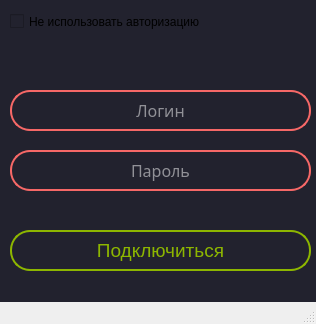
<?xml version="1.0" encoding="UTF-8"?>
<ui version="4.0">
 <class>MainWindow</class>
 <widget class="QMainWindow" name="MainWindow">
  <property name="geometry">
   <rect>
    <x>0</x>
    <y>0</y>
    <width>316</width>
    <height>324</height>
   </rect>
  </property>
  <property name="minimumSize">
   <size>
    <width>316</width>
    <height>324</height>
   </size>
  </property>
  <property name="maximumSize">
   <size>
    <width>316</width>
    <height>324</height>
   </size>
  </property>
  <property name="windowTitle">
   <string>MainWindow</string>
  </property>
  <widget class="QWidget" name="centralwidget">
   <property name="styleSheet">
    <string notr="true">background-color: #22222e</string>
   </property>
   <widget class="QLineEdit" name="lineEdit">
    <property name="geometry">
     <rect>
      <x>10</x>
      <y>90</y>
      <width>301</width>
      <height>41</height>
     </rect>
    </property>
    <property name="palette">
     <palette>
      <active>
       <colorrole role="WindowText">
        <brush brushstyle="SolidPattern">
         <color alpha="255">
          <red>255</red>
          <green>255</green>
          <blue>255</blue>
         </color>
        </brush>
       </colorrole>
       <colorrole role="Button">
        <brush brushstyle="SolidPattern">
         <color alpha="255">
          <red>34</red>
          <green>34</green>
          <blue>46</blue>
         </color>
        </brush>
       </colorrole>
       <colorrole role="Text">
        <brush brushstyle="SolidPattern">
         <color alpha="255">
          <red>255</red>
          <green>255</green>
          <blue>255</blue>
         </color>
        </brush>
       </colorrole>
       <colorrole role="ButtonText">
        <brush brushstyle="SolidPattern">
         <color alpha="255">
          <red>255</red>
          <green>255</green>
          <blue>255</blue>
         </color>
        </brush>
       </colorrole>
       <colorrole role="Base">
        <brush brushstyle="SolidPattern">
         <color alpha="255">
          <red>34</red>
          <green>34</green>
          <blue>46</blue>
         </color>
        </brush>
       </colorrole>
       <colorrole role="Window">
        <brush brushstyle="SolidPattern">
         <color alpha="255">
          <red>34</red>
          <green>34</green>
          <blue>46</blue>
         </color>
        </brush>
       </colorrole>
       <colorrole role="PlaceholderText">
        <brush brushstyle="SolidPattern">
         <color alpha="255">
          <red>255</red>
          <green>105</green>
          <blue>91</blue>
         </color>
        </brush>
       </colorrole>
      </active>
      <inactive>
       <colorrole role="WindowText">
        <brush brushstyle="SolidPattern">
         <color alpha="255">
          <red>255</red>
          <green>255</green>
          <blue>255</blue>
         </color>
        </brush>
       </colorrole>
       <colorrole role="Button">
        <brush brushstyle="SolidPattern">
         <color alpha="255">
          <red>34</red>
          <green>34</green>
          <blue>46</blue>
         </color>
        </brush>
       </colorrole>
       <colorrole role="Text">
        <brush brushstyle="SolidPattern">
         <color alpha="255">
          <red>255</red>
          <green>255</green>
          <blue>255</blue>
         </color>
        </brush>
       </colorrole>
       <colorrole role="ButtonText">
        <brush brushstyle="SolidPattern">
         <color alpha="255">
          <red>255</red>
          <green>255</green>
          <blue>255</blue>
         </color>
        </brush>
       </colorrole>
       <colorrole role="Base">
        <brush brushstyle="SolidPattern">
         <color alpha="255">
          <red>34</red>
          <green>34</green>
          <blue>46</blue>
         </color>
        </brush>
       </colorrole>
       <colorrole role="Window">
        <brush brushstyle="SolidPattern">
         <color alpha="255">
          <red>34</red>
          <green>34</green>
          <blue>46</blue>
         </color>
        </brush>
       </colorrole>
       <colorrole role="PlaceholderText">
        <brush brushstyle="SolidPattern">
         <color alpha="255">
          <red>255</red>
          <green>105</green>
          <blue>91</blue>
         </color>
        </brush>
       </colorrole>
      </inactive>
      <disabled>
       <colorrole role="WindowText">
        <brush brushstyle="SolidPattern">
         <color alpha="255">
          <red>255</red>
          <green>255</green>
          <blue>255</blue>
         </color>
        </brush>
       </colorrole>
       <colorrole role="Button">
        <brush brushstyle="SolidPattern">
         <color alpha="255">
          <red>34</red>
          <green>34</green>
          <blue>46</blue>
         </color>
        </brush>
       </colorrole>
       <colorrole role="Text">
        <brush brushstyle="SolidPattern">
         <color alpha="255">
          <red>255</red>
          <green>255</green>
          <blue>255</blue>
         </color>
        </brush>
       </colorrole>
       <colorrole role="ButtonText">
        <brush brushstyle="SolidPattern">
         <color alpha="255">
          <red>255</red>
          <green>255</green>
          <blue>255</blue>
         </color>
        </brush>
       </colorrole>
       <colorrole role="Base">
        <brush brushstyle="SolidPattern">
         <color alpha="255">
          <red>34</red>
          <green>34</green>
          <blue>46</blue>
         </color>
        </brush>
       </colorrole>
       <colorrole role="Window">
        <brush brushstyle="SolidPattern">
         <color alpha="255">
          <red>34</red>
          <green>34</green>
          <blue>46</blue>
         </color>
        </brush>
       </colorrole>
       <colorrole role="PlaceholderText">
        <brush brushstyle="SolidPattern">
         <color alpha="255">
          <red>255</red>
          <green>105</green>
          <blue>91</blue>
         </color>
        </brush>
       </colorrole>
      </disabled>
     </palette>
    </property>
    <property name="font">
     <font>
      <family>MathJax_Size4</family>
      <pointsize>12</pointsize>
     </font>
    </property>
    <property name="styleSheet">
     <string notr="true">background-color: #22222e;
border: 2px solid #f66867;
border-radius: 20px;
color: white;</string>
    </property>
    <property name="alignment">
     <set>Qt::AlignCenter</set>
    </property>
    <property name="placeholderText">
     <string>Логин</string>
    </property>
   </widget>
   <widget class="QLineEdit" name="lineEdit_2">
    <property name="geometry">
     <rect>
      <x>10</x>
      <y>150</y>
      <width>301</width>
      <height>41</height>
     </rect>
    </property>
    <property name="palette">
     <palette>
      <active>
       <colorrole role="WindowText">
        <brush brushstyle="SolidPattern">
         <color alpha="255">
          <red>255</red>
          <green>255</green>
          <blue>255</blue>
         </color>
        </brush>
       </colorrole>
       <colorrole role="Button">
        <brush brushstyle="SolidPattern">
         <color alpha="255">
          <red>34</red>
          <green>34</green>
          <blue>46</blue>
         </color>
        </brush>
       </colorrole>
       <colorrole role="Text">
        <brush brushstyle="SolidPattern">
         <color alpha="255">
          <red>255</red>
          <green>255</green>
          <blue>255</blue>
         </color>
        </brush>
       </colorrole>
       <colorrole role="ButtonText">
        <brush brushstyle="SolidPattern">
         <color alpha="255">
          <red>255</red>
          <green>255</green>
          <blue>255</blue>
         </color>
        </brush>
       </colorrole>
       <colorrole role="Base">
        <brush brushstyle="SolidPattern">
         <color alpha="255">
          <red>34</red>
          <green>34</green>
          <blue>46</blue>
         </color>
        </brush>
       </colorrole>
       <colorrole role="Window">
        <brush brushstyle="SolidPattern">
         <color alpha="255">
          <red>34</red>
          <green>34</green>
          <blue>46</blue>
         </color>
        </brush>
       </colorrole>
       <colorrole role="PlaceholderText">
        <brush brushstyle="SolidPattern">
         <color alpha="255">
          <red>255</red>
          <green>105</green>
          <blue>91</blue>
         </color>
        </brush>
       </colorrole>
      </active>
      <inactive>
       <colorrole role="WindowText">
        <brush brushstyle="SolidPattern">
         <color alpha="255">
          <red>255</red>
          <green>255</green>
          <blue>255</blue>
         </color>
        </brush>
       </colorrole>
       <colorrole role="Button">
        <brush brushstyle="SolidPattern">
         <color alpha="255">
          <red>34</red>
          <green>34</green>
          <blue>46</blue>
         </color>
        </brush>
       </colorrole>
       <colorrole role="Text">
        <brush brushstyle="SolidPattern">
         <color alpha="255">
          <red>255</red>
          <green>255</green>
          <blue>255</blue>
         </color>
        </brush>
       </colorrole>
       <colorrole role="ButtonText">
        <brush brushstyle="SolidPattern">
         <color alpha="255">
          <red>255</red>
          <green>255</green>
          <blue>255</blue>
         </color>
        </brush>
       </colorrole>
       <colorrole role="Base">
        <brush brushstyle="SolidPattern">
         <color alpha="255">
          <red>34</red>
          <green>34</green>
          <blue>46</blue>
         </color>
        </brush>
       </colorrole>
       <colorrole role="Window">
        <brush brushstyle="SolidPattern">
         <color alpha="255">
          <red>34</red>
          <green>34</green>
          <blue>46</blue>
         </color>
        </brush>
       </colorrole>
       <colorrole role="PlaceholderText">
        <brush brushstyle="SolidPattern">
         <color alpha="255">
          <red>255</red>
          <green>105</green>
          <blue>91</blue>
         </color>
        </brush>
       </colorrole>
      </inactive>
      <disabled>
       <colorrole role="WindowText">
        <brush brushstyle="SolidPattern">
         <color alpha="255">
          <red>255</red>
          <green>255</green>
          <blue>255</blue>
         </color>
        </brush>
       </colorrole>
       <colorrole role="Button">
        <brush brushstyle="SolidPattern">
         <color alpha="255">
          <red>34</red>
          <green>34</green>
          <blue>46</blue>
         </color>
        </brush>
       </colorrole>
       <colorrole role="Text">
        <brush brushstyle="SolidPattern">
         <color alpha="255">
          <red>255</red>
          <green>255</green>
          <blue>255</blue>
         </color>
        </brush>
       </colorrole>
       <colorrole role="ButtonText">
        <brush brushstyle="SolidPattern">
         <color alpha="255">
          <red>255</red>
          <green>255</green>
          <blue>255</blue>
         </color>
        </brush>
       </colorrole>
       <colorrole role="Base">
        <brush brushstyle="SolidPattern">
         <color alpha="255">
          <red>34</red>
          <green>34</green>
          <blue>46</blue>
         </color>
        </brush>
       </colorrole>
       <colorrole role="Window">
        <brush brushstyle="SolidPattern">
         <color alpha="255">
          <red>34</red>
          <green>34</green>
          <blue>46</blue>
         </color>
        </brush>
       </colorrole>
       <colorrole role="PlaceholderText">
        <brush brushstyle="SolidPattern">
         <color alpha="255">
          <red>255</red>
          <green>105</green>
          <blue>91</blue>
         </color>
        </brush>
       </colorrole>
      </disabled>
     </palette>
    </property>
    <property name="font">
     <font>
      <family>MathJax_Size4</family>
      <pointsize>12</pointsize>
     </font>
    </property>
    <property name="styleSheet">
     <string notr="true">background-color: #22222e;
border: 2px solid #f66867;
border-radius: 20px;
color: white;</string>
    </property>
    <property name="echoMode">
     <enum>QLineEdit::Password</enum>
    </property>
    <property name="alignment">
     <set>Qt::AlignCenter</set>
    </property>
    <property name="placeholderText">
     <string>Пароль</string>
    </property>
   </widget>
   <widget class="QPushButton" name="pushButton">
    <property name="geometry">
     <rect>
      <x>10</x>
      <y>230</y>
      <width>301</width>
      <height>41</height>
     </rect>
    </property>
    <property name="font">
     <font>
      <pointsize>14</pointsize>
     </font>
    </property>
    <property name="styleSheet">
     <string notr="true">QPushButton{
background-color: #22222e;
border: 2px solid #8db600;
border-radius: 20px;
color: #8db600;
}
QPushButton:hover {
background-color: #8db600;
color: #22222e;

}</string>
    </property>
    <property name="text">
     <string>Подключиться</string>
    </property>
   </widget>
   <widget class="QCheckBox" name="checkBox">
    <property name="geometry">
     <rect>
      <x>10</x>
      <y>10</y>
      <width>241</width>
      <height>23</height>
     </rect>
    </property>
    <property name="text">
     <string>Не использовать авторизацию</string>
    </property>
   </widget>
   <widget class="QLabel" name="label_3">
    <property name="geometry">
     <rect>
      <x>250</x>
      <y>10</y>
      <width>51</width>
      <height>51</height>
     </rect>
    </property>
    <property name="minimumSize">
     <size>
      <width>51</width>
      <height>51</height>
     </size>
    </property>
    <property name="maximumSize">
     <size>
      <width>51</width>
      <height>51</height>
     </size>
    </property>
    <property name="sizeIncrement">
     <size>
      <width>51</width>
      <height>51</height>
     </size>
    </property>
    <property name="baseSize">
     <size>
      <width>51</width>
      <height>51</height>
     </size>
    </property>
    <property name="text">
     <string/>
    </property>
    <property name="pixmap">
     <pixmap resource="resources.qrc">:/res/image/st.png</pixmap>
    </property>
   </widget>
  </widget>
  <widget class="QStatusBar" name="statusBar"/>
 </widget>
 <resources>
  <include location="resources.qrc"/>
 </resources>
 <connections/>
</ui>
